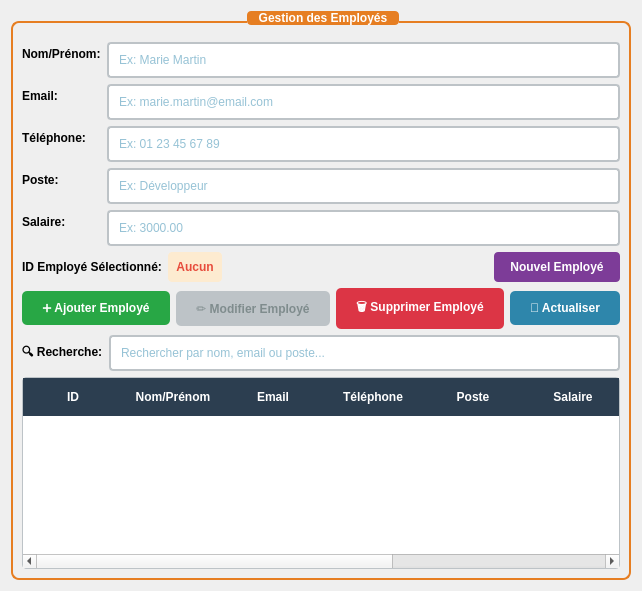
      <widget class="QWidget" name="employesPage">
       <layout class="QVBoxLayout" name="verticalLayout_4">
        <item>
         <widget class="QGroupBox" name="employesGroupBox">
          <property name="title">
           <string>Gestion des Employés</string>
          </property>
          <property name="styleSheet">
           <string notr="true">QGroupBox {
    font-weight: bold;
    color: #2C3E50;
    border: 2px solid #E67E22;
    border-radius: 8px;
    margin-top: 10px;
    padding-top: 10px;
}
QGroupBox::title {
    subcontrol-origin: margin;
    subcontrol-position: top center;
    padding: 0 10px;
    background-color: #E67E22;
    color: white;
    border-radius: 4px;
}</string>
          </property>
          <layout class="QVBoxLayout" name="verticalLayout_7">
           <item>
            <layout class="QFormLayout" name="formLayout_2">
             <item row="0" column="0">
              <widget class="QLabel" name="label_8">
               <property name="text">
                <string>Nom/Prénom:</string>
               </property>
               <property name="styleSheet">
                <string notr="true">font-weight: bold;</string>
               </property>
              </widget>
             </item>
             <item row="0" column="1">
              <widget class="QLineEdit" name="employeNameEdit">
               <property name="placeholderText">
                <string>Ex: Marie Martin</string>
               </property>
               <property name="styleSheet">
                <string notr="true">QLineEdit {
    padding: 8px;
    border: 2px solid #BDC3C7;
    border-radius: 4px;
    background-color: white;
    color: #2E86AB;
}
QLineEdit:focus {
    border-color: #3498DB;
}</string>
               </property>
              </widget>
             </item>
             <item row="1" column="0">
              <widget class="QLabel" name="label_10">
               <property name="text">
                <string>Email:</string>
               </property>
               <property name="styleSheet">
                <string notr="true">font-weight: bold;</string>
               </property>
              </widget>
             </item>
             <item row="1" column="1">
              <widget class="QLineEdit" name="employeEmailEdit">
               <property name="placeholderText">
                <string>Ex: marie.martin@email.com</string>
               </property>
               <property name="styleSheet">
                <string notr="true">QLineEdit {
    padding: 8px;
    border: 2px solid #BDC3C7;
    border-radius: 4px;
    background-color: white;
    color: #2E86AB;
}
QLineEdit:focus {
    border-color: #3498DB;
}</string>
               </property>
              </widget>
             </item>
             <item row="2" column="0">
              <widget class="QLabel" name="label_12">
               <property name="text">
                <string>Téléphone:</string>
               </property>
               <property name="styleSheet">
                <string notr="true">font-weight: bold;</string>
               </property>
              </widget>
             </item>
             <item row="2" column="1">
              <widget class="QLineEdit" name="employePhoneEdit">
               <property name="placeholderText">
                <string>Ex: 01 23 45 67 89</string>
               </property>
               <property name="styleSheet">
                <string notr="true">QLineEdit {
    padding: 8px;
    border: 2px solid #BDC3C7;
    border-radius: 4px;
    background-color: white;
    color: #2E86AB;
}
QLineEdit:focus {
    border-color: #3498DB;
}</string>
               </property>
              </widget>
             </item>
             <item row="3" column="0">
              <widget class="QLabel" name="label_13">
               <property name="text">
                <string>Poste:</string>
               </property>
               <property name="styleSheet">
                <string notr="true">font-weight: bold;</string>
               </property>
              </widget>
             </item>
             <item row="3" column="1">
              <widget class="QLineEdit" name="employePosteEdit">
               <property name="placeholderText">
                <string>Ex: Développeur</string>
               </property>
               <property name="styleSheet">
                <string notr="true">QLineEdit {
    padding: 8px;
    border: 2px solid #BDC3C7;
    border-radius: 4px;
    background-color: white;
    color: #2E86AB;
}
QLineEdit:focus {
    border-color: #3498DB;
}</string>
               </property>
              </widget>
             </item>
             <item row="4" column="0">
              <widget class="QLabel" name="label_14">
               <property name="text">
                <string>Salaire:</string>
               </property>
               <property name="styleSheet">
                <string notr="true">font-weight: bold;</string>
               </property>
              </widget>
             </item>
             <item row="4" column="1">
              <widget class="QLineEdit" name="employeSalaireEdit">
               <property name="placeholderText">
                <string>Ex: 3000.00</string>
               </property>
               <property name="styleSheet">
                <string notr="true">QLineEdit {
    padding: 8px;
    border: 2px solid #BDC3C7;
    border-radius: 4px;
    background-color: white;
    color: #2E86AB;
}
QLineEdit:focus {
    border-color: #3498DB;
}</string>
               </property>
              </widget>
             </item>
             <item row="5" column="0" colspan="2">
              <layout class="QHBoxLayout" name="horizontalLayout_7">
               <item>
                <widget class="QLabel" name="label_15">
                 <property name="text">
                  <string>ID Employé Sélectionné:</string>
                 </property>
                 <property name="styleSheet">
                  <string notr="true">font-weight: bold;</string>
                 </property>
                </widget>
               </item>
               <item>
                <widget class="QLabel" name="selectedEmployeIdLabel">
                 <property name="text">
                  <string>Aucun</string>
                 </property>
                 <property name="styleSheet">
                  <string notr="true">font-weight: bold; color: #E74C3C; background-color: #FDEBD0; padding: 4px 8px; border-radius: 4px;</string>
                 </property>
                 <property name="alignment">
                  <set>Qt::AlignCenter</set>
                 </property>
                </widget>
               </item>
               <item>
                <spacer name="horizontalSpacer_3">
                 <property name="orientation">
                  <enum>Qt::Horizontal</enum>
                 </property>
                 <property name="sizeHint" stdset="0">
                  <size>
                   <width>40</width>
                   <height>20</height>
                  </size>
                 </property>
                </spacer>
               </item>
               <item>
                <widget class="QPushButton" name="clearEmployeFormBtn">
                 <property name="text">
                  <string>Nouvel Employé</string>
                 </property>
                 <property name="styleSheet">
                  <string notr="true">QPushButton {
    background-color: #7D3C98;
    color: white;
    border: none;
    padding: 8px 16px;
    border-radius: 4px;
    font-weight: bold;
}
QPushButton:hover {
    background-color: #6C3483;
}
QPushButton:pressed {
    background-color: #5B2C6F;
}</string>
                 </property>
                </widget>
               </item>
              </layout>
             </item>
            </layout>
           </item>
           <item>
            <layout class="QHBoxLayout" name="horizontalLayout_8">
             <item>
              <widget class="QPushButton" name="addEmployeBtn">
               <property name="text">
                <string>➕ Ajouter Employé</string>
               </property>
               <property name="styleSheet">
                <string notr="true">QPushButton {
    background-color: #28A745;
    color: white;
    border: none;
    padding: 10px 20px;
    border-radius: 5px;
    font-weight: bold;
}
QPushButton:hover {
    background-color: #218838;
}
QPushButton:pressed {
    background-color: #1E7E34;
}</string>
               </property>
              </widget>
             </item>
             <item>
              <widget class="QPushButton" name="editEmployeBtn">
               <property name="enabled">
                <bool>false</bool>
               </property>
               <property name="text">
                <string>✏️ Modifier Employé</string>
               </property>
               <property name="styleSheet">
                <string notr="true">QPushButton {
    background-color: #FFC107;
    color: #212529;
    border: none;
    padding: 10px 20px;
    border-radius: 5px;
    font-weight: bold;
}
QPushButton:hover {
    background-color: #E0A800;
}
QPushButton:pressed {
    background-color: #D39E00;
}
QPushButton:disabled {
    background-color: #BDC3C7;
    color: #7F8C8D;
}</string>
               </property>
              </widget>
             </item>
             <item>
              <widget class="QPushButton" name="deleteEmployeBtn">
               <property name="text">
                <string>🗑️ Supprimer Employé</string>
               </property>
               <property name="styleSheet">
                <string notr="true">QPushButton {
    background-color: #DC3545;
    color: white;
    border: none;
    padding: 10px 20px;
    border-radius: 5px;
    font-weight: bold;
}
QPushButton:hover {
    background-color: #C82333;
}
QPushButton:pressed {
    background-color: #BD2130;
}</string>
               </property>
              </widget>
             </item>
             <item>
              <widget class="QPushButton" name="refreshEmployeTableBtn">
               <property name="text">
                <string>🔄 Actualiser</string>
               </property>
               <property name="styleSheet">
                <string notr="true">QPushButton {
    background-color: #2E86AB;
    color: white;
    border: none;
    padding: 10px 20px;
    border-radius: 5px;
    font-weight: bold;
}
QPushButton:hover {
    background-color: #266D8F;
}
QPushButton:pressed {
    background-color: #1F5A7A;
}</string>
               </property>
              </widget>
             </item>
            </layout>
           </item>
           <item>
            <layout class="QHBoxLayout" name="horizontalLayout_9">
             <item>
              <widget class="QLabel" name="label_16">
               <property name="text">
                <string>🔍 Recherche:</string>
               </property>
               <property name="styleSheet">
                <string notr="true">font-weight: bold; font-size: 12px;</string>
               </property>
              </widget>
             </item>
             <item>
              <widget class="QLineEdit" name="searchEmployeLineEdit">
               <property name="placeholderText">
                <string>Rechercher par nom, email ou poste...</string>
               </property>
               <property name="styleSheet">
                <string notr="true">QLineEdit {
    padding: 8px;
    border: 2px solid #BDC3C7;
    border-radius: 4px;
    background-color: white;
    color: #2E86AB;
}
QLineEdit:focus {
    border-color: #3498DB;
}</string>
               </property>
              </widget>
             </item>
            </layout>
           </item>
           <item>
            <widget class="QTableWidget" name="employeTable">
             <property name="styleSheet">
              <string notr="true">QTableWidget {
    background-color: white;
    alternate-background-color: #F8F9FA;
    selection-background-color: #E67E22;
    selection-color: white;
    gridline-color: #BDC3C7;
    border: 1px solid #BDC3C7;
    border-radius: 4px;
}
QTableWidget::item {
    padding: 8px;
    border-bottom: 1px solid #ECF0F1;
    color: #2E86AB;
}
QTableWidget::item:selected {
    background-color: #E67E22;
    color: white;
}
QHeaderView::section {
    background-color: #2C3E50;
    color: white;
    padding: 10px;
    border: none;
    font-weight: bold;
}</string>
             </property>
             <property name="editTriggers">
              <set>QAbstractItemView::NoEditTriggers</set>
             </property>
             <property name="selectionMode">
              <enum>QAbstractItemView::SingleSelection</enum>
             </property>
             <property name="selectionBehavior">
              <enum>QAbstractItemView::SelectRows</enum>
             </property>
             <property name="showGrid">
              <bool>true</bool>
             </property>
             <property name="gridStyle">
              <enum>Qt::SolidLine</enum>
             </property>
             <property name="alternatingRowColors">
              <bool>true</bool>
             </property>
             <property name="sortingEnabled">
              <bool>true</bool>
             </property>
             <attribute name="horizontalHeaderHighlightSections">
              <bool>false</bool>
             </attribute>
             <attribute name="horizontalHeaderStretchLastSection">
              <bool>true</bool>
             </attribute>
             <column>
              <property name="text">
               <string>ID</string>
              </property>
             </column>
             <column>
              <property name="text">
               <string>Nom/Prénom</string>
              </property>
             </column>
             <column>
              <property name="text">
               <string>Email</string>
              </property>
             </column>
             <column>
              <property name="text">
               <string>Téléphone</string>
              </property>
             </column>
             <column>
              <property name="text">
               <string>Poste</string>
              </property>
             </column>
             <column>
              <property name="text">
               <string>Salaire</string>
              </property>
             </column>
             <column>
              <property name="text">
               <string>Date Embauche</string>
              </property>
             </column>
             <column>
              <property name="text">
               <string>Statut</string>
              </property>
             </column>
            </widget>
           </item>
          </layout>
         </widget>
        </item>
       </layout>
      </widget>
